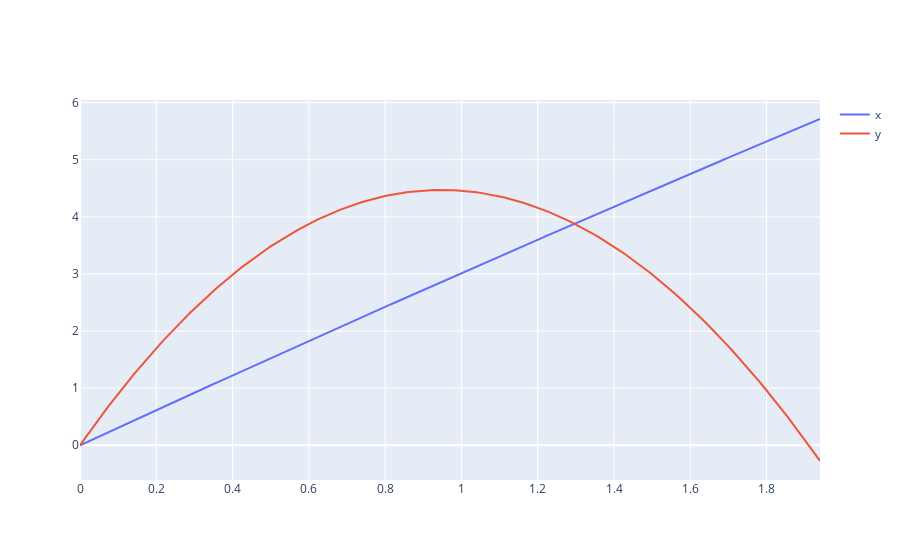

The code cell stored with this chart in its notebook:
### Markdown cell above
#### Рунге-Кутт 4-го порядка
Запустим метод Рунге-Кутты 4-го порядка, построим графики полученных функций.

### Code cell
result4 = RungeKutt4(funcs, t0, initial, h, N)

fig2 = go.Figure()
# fig, ax = pyplot.subplots()
for i in range(len(result4[:2])):
    fig2.add_trace(go.Scatter(x=args, y=result4[i], name=lables[i]))
#    ax.plot(args, result4[i], label=lables[i])

fig2.show()
# ax.legend()
# pyplot.show()

### Figure 1 — Plotly figure (JSON) as saved in the notebook; plotly's stock layout.template omitted (floating-point values rounded to 4 significant figures; data arrays with more than 128 entries replaced by an {"elided": "..."} marker saying what was removed)
{"data": [{"name": "x", "type": "scatter", "x": {"elided": "195 float values"}, "y": {"elided": "195 float values"}}, {"name": "y", "type": "scatter", "x": {"elided": "195 float values"}, "y": {"elided": "195 float values"}}], "layout": {}}
